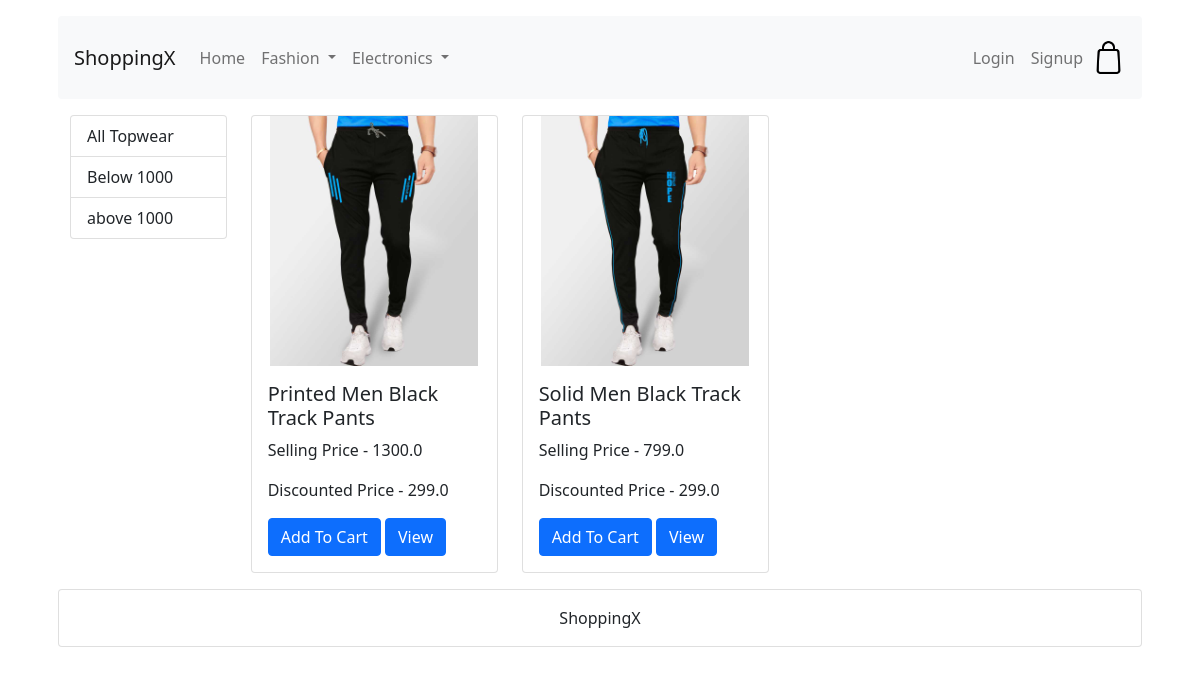
/bottomwear, run on the app's committed database.
### ShoppingApp/models.py (models this page shows, shortened)
class Product(models.Model):
    title = models.CharField(max_length=100)
    selling_price = models.FloatField()
    discounted_price = models.FloatField()
    discription = models.TextField()
    brand = models.CharField(max_length=100)
    category = models.CharField(choices=CATEGORY_CHOICES, max_length=2)
    product_image = models.ImageField(upload_to='productimg')

### ShoppingApp/views.py (the view)
# urls.py: path('bottomwear', views.bottomwear, name='bottomwear'),
def bottomwear(request, data=None):
    if data == None:
        bottomwears = Product.objects.filter(category='BW')
    elif data == 'below':
        bottomwears = Product.objects.filter(
            category='BW').filter(selling_price__lt=1000)
    elif data == 'above':
        bottomwears = Product.objects.filter(
            category='BW').filter(selling_price__gt=1000)
    return render(request, 'bottomwear.html', {'bottomwears': bottomwears})

### ShoppingApp/templates/bottomwear.html (shortened to what this page needs)
{% extends 'base.html' %}
{% load static %}
{% block content %}
    <div class="container">
        <div class="row">
            <div class="col-2">
                <div class="list-group">
                    <a href="{% url 'bottomwear' %}" class="list-group-item list-group-item-action"
                       aria-current="true">All Topwear</a>
                    <a href="{% url 'bottomweardata' 'below' %}" class="list-group-item list-group-item-action"
                       aria-current="true">Below 1000</a>
                    <a href="{% url 'bottomweardata' 'above' %}" class="list-group-item list-group-item-action"
                       aria-current="true">above 1000</a>
                </div>
            </div>
            <div class="col-9">
                <div class="row">
                    {% for product in bottomwears %}
                        <div class="col-4">
                            <div class="card">
                                <img src="{{ product.product_image.url }}" class="card-img-top" alt="...">
                                <div class="card-body">
                                    <h5 class="card-title">{{ product.title }}</h5>
                                    <p class="card-text">Selling Price - {{ product.selling_price }}</p>
                                    <p class="card-text">Discounted Price - {{ product.discounted_price }}</p>
                                    <a href="#" class="btn btn-primary">Add To Cart</a>
                                    <a href="{% url 'product_details' product.id %}" class="btn btn-primary">View</a>
                                </div>
                            </div>
                        </div>
                    {% endfor %}
                </div>
            </div>
        </div>
    </div>
{% endblock %}

### static/css/index.css (style rules this page uses)
img { width: 100%; height: 250px; object-fit: contain; margin: 0 auto; }

### ShoppingApp/templates/base.html (style rules this page uses)
img { object-fit: contain; }

### data on the page
Product: product_image (picture), title "Printed Men Black Track Pants", selling_price "1300.0", discounted_price "299.0"
Product: product_image (picture), title "Solid Men Black Track Pants", selling_price "799.0", discounted_price "299.0"
